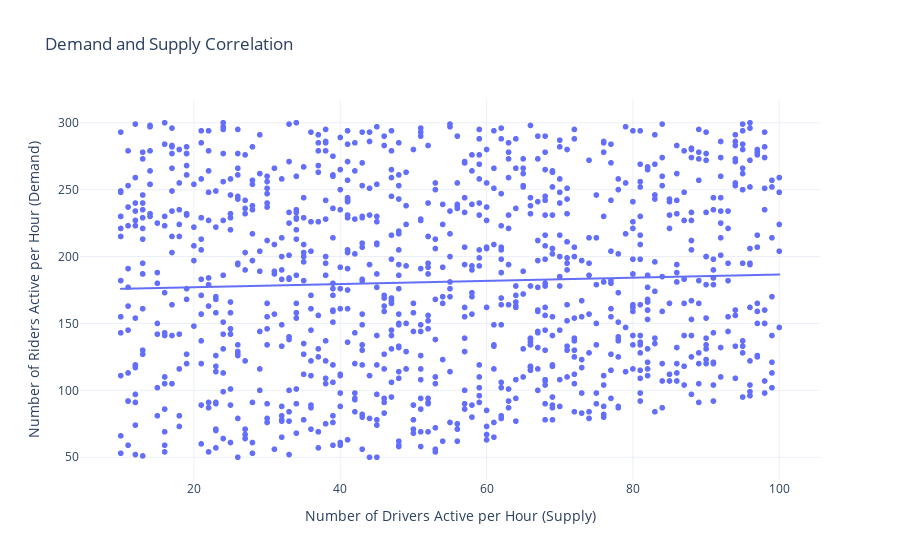

The code cell stored with this chart in its notebook:
### Code cell
fig = px.scatter(
    df1,
    x = "Drivers Active Per Hour", y= "Riders Active Per Hour",
    trendline="ols",
    title="Demand and Supply Correlation" 
)

fig.update_layout(
    xaxis_title="Number of Drivers Active per Hour (Supply)",
    yaxis_title="Number of Riders Active per Hour (Demand)"
)
fig.show()

### Figure 1 — Plotly figure (JSON) as saved in the notebook; plotly's stock layout.template omitted (floating-point values rounded to 4 significant figures; data arrays with more than 128 entries replaced by an {"elided": "..."} marker saying what was removed)
{"data": [{"hovertemplate": "Drivers Active Per Hour=%{x}<br>Riders Active Per Hour=%{y}<extra></extra>", "legendgroup": "", "marker": {"color": "#636efa", "symbol": "circle"}, "mode": "markers", "name": "", "showlegend": false, "type": "scattergl", "x": {"elided": "1045 int values"}, "xaxis": "x", "y": {"elided": "1045 int values"}, "yaxis": "y"}, {"hovertemplate": "<b>OLS trendline</b><br>Riders Active Per Hour = 0.118923 * Drivers Active Per Hour + 174.682<br>R<sup>2</sup>=0.001911<br><br>Drivers Active Per Hour=%{x}<br>Riders Active Per Hour=%{y} <b>(trend)</b><extra></extra>", "legendgroup": "", "marker": {"color": "#636efa", "symbol": "circle"}, "mode": "lines", "name": "", "showlegend": false, "type": "scattergl", "x": {"elided": "1045 int values"}, "xaxis": "x", "y": {"elided": "1045 float values"}, "yaxis": "y"}], "layout": {"legend": {"tracegroupgap": 0}, "title": {"text": "Demand and Supply Correlation"}, "xaxis": {"anchor": "y", "domain": [0, 1], "title": {"text": "Number of Drivers Active per Hour (Supply)"}}, "yaxis": {"anchor": "x", "domain": [0, 1], "title": {"text": "Number of Riders Active per Hour (Demand)"}}}}
